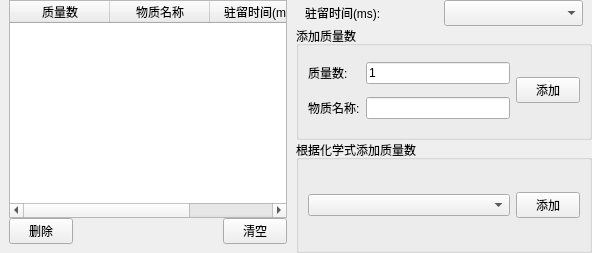
<?xml version="1.0" encoding="UTF-8"?>
<ui version="4.0">
 <class>sEditSIM</class>
 <widget class="QWidget" name="sEditSIM">
  <property name="geometry">
   <rect>
    <x>0</x>
    <y>0</y>
    <width>592</width>
    <height>253</height>
   </rect>
  </property>
  <property name="windowTitle">
   <string>Form</string>
  </property>
  <layout class="QHBoxLayout" name="horizontalLayout_2">
   <property name="spacing">
    <number>0</number>
   </property>
   <property name="leftMargin">
    <number>0</number>
   </property>
   <property name="topMargin">
    <number>0</number>
   </property>
   <property name="rightMargin">
    <number>0</number>
   </property>
   <property name="bottomMargin">
    <number>0</number>
   </property>
   <item>
    <layout class="QVBoxLayout" name="verticalLayout_5">
     <property name="leftMargin">
      <number>9</number>
     </property>
     <property name="rightMargin">
      <number>9</number>
     </property>
     <item>
      <widget class="QTableWidget" name="UI_TW_EDITSIM">
       <property name="minimumSize">
        <size>
         <width>0</width>
         <height>0</height>
        </size>
       </property>
       <property name="maximumSize">
        <size>
         <width>16777215</width>
         <height>16777215</height>
        </size>
       </property>
       <column>
        <property name="text">
         <string>质量数</string>
        </property>
       </column>
       <column>
        <property name="text">
         <string>物质名称</string>
        </property>
       </column>
       <column>
        <property name="text">
         <string>驻留时间(ms)</string>
        </property>
       </column>
      </widget>
     </item>
     <item>
      <widget class="QWidget" name="widget" native="true">
       <property name="minimumSize">
        <size>
         <width>0</width>
         <height>0</height>
        </size>
       </property>
       <property name="maximumSize">
        <size>
         <width>312</width>
         <height>16777215</height>
        </size>
       </property>
       <layout class="QHBoxLayout" name="horizontalLayout">
        <property name="leftMargin">
         <number>0</number>
        </property>
        <property name="topMargin">
         <number>0</number>
        </property>
        <property name="rightMargin">
         <number>0</number>
        </property>
        <item>
         <widget class="QPushButton" name="UI_PB_DELETE_EDITSIM">
          <property name="maximumSize">
           <size>
            <width>64</width>
            <height>16777215</height>
           </size>
          </property>
          <property name="text">
           <string>删除</string>
          </property>
         </widget>
        </item>
        <item>
         <spacer name="horizontalSpacer">
          <property name="orientation">
           <enum>Qt::Horizontal</enum>
          </property>
          <property name="sizeHint" stdset="0">
           <size>
            <width>40</width>
            <height>20</height>
           </size>
          </property>
         </spacer>
        </item>
        <item>
         <widget class="QPushButton" name="UI_PB_CLEAR_EDITSIM">
          <property name="maximumSize">
           <size>
            <width>64</width>
            <height>16777215</height>
           </size>
          </property>
          <property name="text">
           <string>清空</string>
          </property>
         </widget>
        </item>
       </layout>
      </widget>
     </item>
    </layout>
   </item>
   <item>
    <layout class="QVBoxLayout" name="verticalLayout_6">
     <item>
      <layout class="QHBoxLayout" name="horizontalLayout_8">
       <property name="leftMargin">
        <number>9</number>
       </property>
       <property name="rightMargin">
        <number>9</number>
       </property>
       <item>
        <widget class="QLabel" name="label">
         <property name="text">
          <string>驻留时间(ms):</string>
         </property>
        </widget>
       </item>
       <item>
        <widget class="QComboBox" name="UI_CB_HOLDTIME_EDITSIM">
         <property name="font">
          <font>
           <family>微软雅黑</family>
           <pointsize>10</pointsize>
          </font>
         </property>
        </widget>
       </item>
      </layout>
     </item>
     <item>
      <widget class="QGroupBox" name="groupBox_9">
       <property name="title">
        <string>添加质量数</string>
       </property>
       <layout class="QGridLayout" name="gridLayout">
        <property name="leftMargin">
         <number>9</number>
        </property>
        <property name="rightMargin">
         <number>9</number>
        </property>
        <item row="0" column="0">
         <widget class="QLabel" name="label_15">
          <property name="text">
           <string>质量数:</string>
          </property>
         </widget>
        </item>
        <item row="0" column="1">
         <widget class="QLineEdit" name="UI_LE_MASS_EDITSIM">
          <property name="text">
           <string>1</string>
          </property>
         </widget>
        </item>
        <item row="1" column="0">
         <widget class="QLabel" name="label_2">
          <property name="text">
           <string>物质名称:</string>
          </property>
         </widget>
        </item>
        <item row="1" column="1">
         <widget class="QLineEdit" name="UI_LE_NAME_EDITSIM"/>
        </item>
        <item row="0" column="2" rowspan="2">
         <widget class="QPushButton" name="U_PB_ADD_EDITSIM">
          <property name="maximumSize">
           <size>
            <width>64</width>
            <height>16777215</height>
           </size>
          </property>
          <property name="text">
           <string>添加</string>
          </property>
         </widget>
        </item>
       </layout>
      </widget>
     </item>
     <item>
      <widget class="QGroupBox" name="groupBox_10">
       <property name="title">
        <string>根据化学式添加质量数</string>
       </property>
       <layout class="QHBoxLayout" name="horizontalLayout_14">
        <property name="leftMargin">
         <number>9</number>
        </property>
        <property name="topMargin">
         <number>9</number>
        </property>
        <property name="rightMargin">
         <number>9</number>
        </property>
        <property name="bottomMargin">
         <number>9</number>
        </property>
        <item>
         <widget class="QComboBox" name="UI_CB_CHEMISTRY_EDITSIM"/>
        </item>
        <item>
         <widget class="QPushButton" name="UI_PB_CHEMISTRY_EDITSIM">
          <property name="maximumSize">
           <size>
            <width>64</width>
            <height>16777215</height>
           </size>
          </property>
          <property name="text">
           <string>添加</string>
          </property>
         </widget>
        </item>
       </layout>
      </widget>
     </item>
    </layout>
   </item>
  </layout>
 </widget>
 <resources/>
 <connections/>
</ui>
